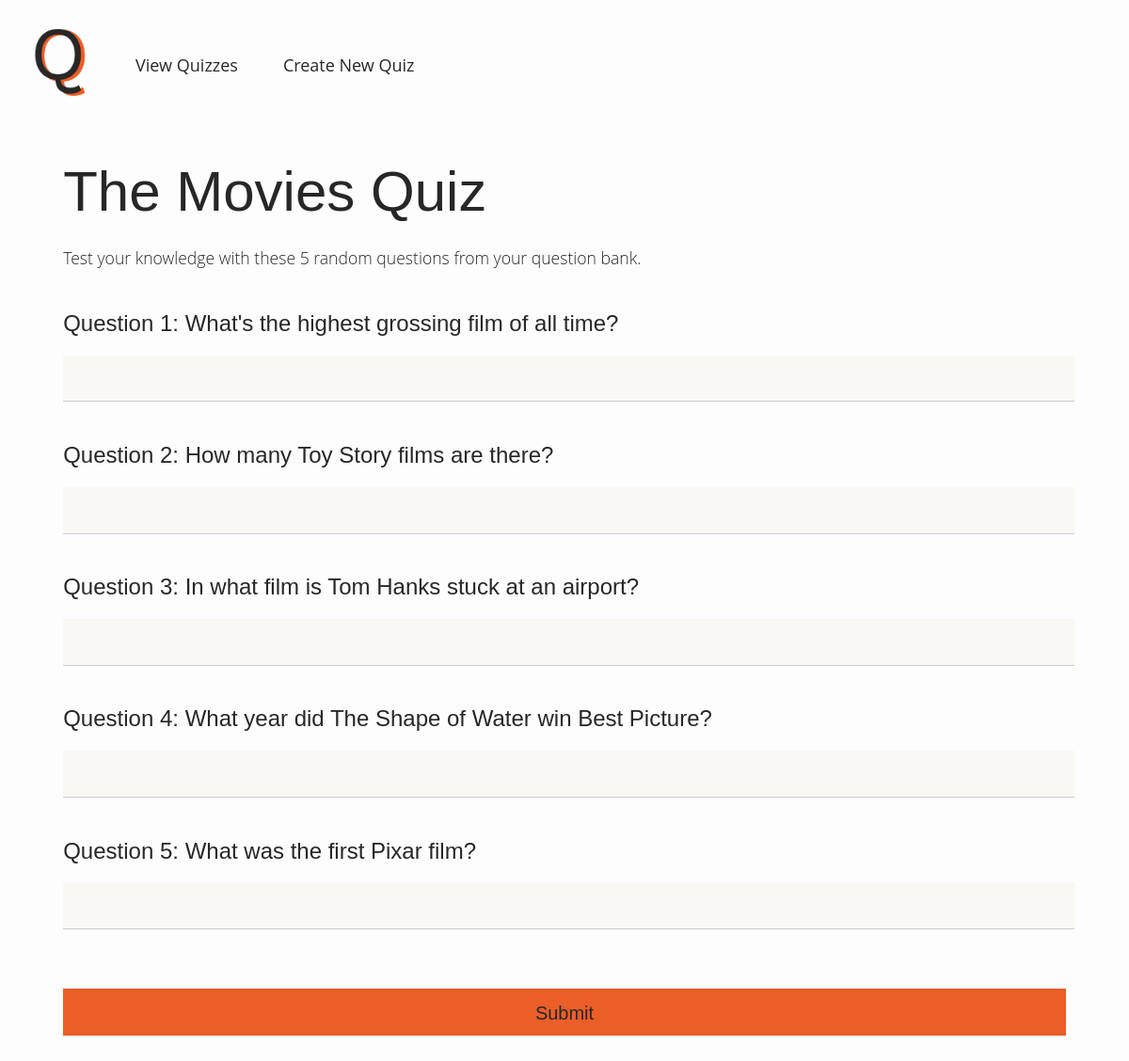
/play/3, run on the app's committed database.
### app/models.py (models this page shows, shortened)
class Quiz(db.Model):
    id = db.Column(db.Integer, primary_key=True)
    name = db.Column(db.String(120), index=True, unique=False)
    questions = db.relationship("Question", backref="questions", lazy="dynamic")

class Question(db.Model):
    id = db.Column(db.Integer, primary_key=True)
    question = db.Column(db.String(120), index=True, unique=False)
    answer = db.Column(db.String(120), index=True, unique=False)
    quiz_id = db.Column(db.Integer, db.ForeignKey("quiz.id"))

### app/routes.py (the view)
@app.route("/play/<quiz_id>", methods=["GET"])
def quiz(quiz_id):
	questions = Question.query.filter_by(quiz_id=quiz_id)
	quiz = Quiz.query.filter_by(id=quiz_id).first()
	quiz_list = random.sample(list(questions), 5)
	ordered_quiz_list = sorted(quiz_list, key=lambda x: x.id)
	return render_template("main.html", questions=ordered_quiz_list, quiz=quiz)

### app/templates/main.html (shortened to what this page needs)
{% extends "base.html" %}
{% block body %}
<div class="quiz">
	<h1>{{ quiz.name }}</h1>
	<p class="tagline">Test your knowledge with these 5 random questions from your question bank.</p>
	<div id="quiz-body">
		<form action="{{ url_for('show_result') }}" method="POST">
			{% for question in questions %}
				<h2>Question {{ loop.index }}: {{ question.question }}</h2>
				<input type="text" name="{{ question.id }}" autocomplete="off">
				<br>
			{% endfor %}
			<input type="submit" value="Submit">
		</form>
	</div>
</div>
{% endblock %}

### app/static/css/main.css (style rules this page uses)
body { align-items: left; background-color: #FDFDFD; }
h1 { font-family: Work Sans, sans-serif; font-weight: 300; font-size: 3.75em; margin-bottom: 0.4em; color: #272727; }
h2 { font-family: Work Sans, sans-serif; font-weight: 500; font-size: 1.5em; color: #272727; }
p { font-family: Open Sans, sans-serif; margin-bottom: 0px; font-size: 1.1em; font-weight: 300; color: #272727; }
input { width: 100%; margin-bottom: 1.3em; }
input[type="text"], textarea { background-color: #F9F8F5; border: none; border-bottom: 1px solid #cccccc; height: 1.75em; font-family: Open Sans, sans-serif; padding: 0.5em 0em 0.5em 0.5em; font-size: 1.1em; font-weight: 300; }
input[type="submit"], textarea, button { background-color: #EB5E28; border: none; padding: 0.75em; height: 2.5em; margin-top: 2em; font-family: Work Sans, sans-serif; font-weight: 400; font-size: 1.25em; text-decoration: none; color: #272727; }
.quiz { margin-left: 5%; margin-right: 5%; margin-bottom: 5%; }
.tagline { margin-bottom: 2.5em; }

### data on the page
Quiz: name "The Movies Quiz"
Question: question "What's the highest grossing film of all time?"
Question: question "How many Toy Story films are there?"
Question: question "In what film is Tom Hanks stuck at an airport?"
Question: question "What year did The Shape of Water win Best Picture?"
Question: question "What was the first Pixar film?"
